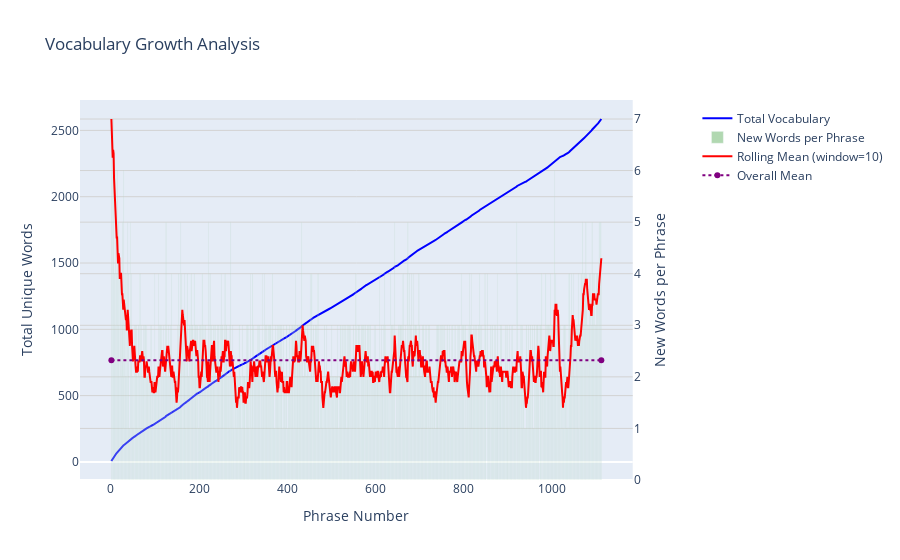

Write notebook code for a chart like this one.
### Code cell
plot_vocabulary_growth(new_list_2)

### Figure 1 — Plotly figure (JSON) as saved in the notebook; plotly's stock layout.template omitted (floating-point values rounded to 4 significant figures; data arrays with more than 128 entries replaced by an {"elided": "..."} marker saying what was removed)
{"data": [{"line": {"color": "blue"}, "name": "Total Vocabulary", "type": "scatter", "x": {"elided": "1113 int values"}, "xaxis": "x", "y": {"elided": "1113 int values"}, "yaxis": "y"}, {"marker": {"color": "green"}, "name": "New Words per Phrase", "opacity": 0.3, "type": "bar", "x": {"elided": "1113 int values"}, "xaxis": "x", "y": {"elided": "1113 int values"}, "yaxis": "y2"}, {"line": {"color": "red"}, "name": "Rolling Mean (window=10)", "type": "scatter", "x": {"elided": "1113 int values"}, "xaxis": "x", "y": {"elided": "1113 float values"}, "yaxis": "y2"}, {"line": {"color": "purple", "dash": "dot"}, "name": "Overall Mean", "type": "scatter", "x": [1, 1113], "xaxis": "x", "y": [2.323, 2.323], "yaxis": "y2"}], "layout": {"legend": {"x": 1.05, "xanchor": "left", "y": 0.99, "yanchor": "top"}, "margin": {"r": 150}, "showlegend": true, "title": {"text": "Vocabulary Growth Analysis"}, "xaxis": {"anchor": "y", "domain": [0, 0.94], "title": {"text": "Phrase Number"}}, "yaxis": {"anchor": "x", "domain": [0, 1], "gridcolor": "lightgrey", "title": {"text": "Total Unique Words"}}, "yaxis2": {"anchor": "x", "gridcolor": "lightgrey", "overlaying": "y", "side": "right", "title": {"text": "New Words per Phrase"}}}}
